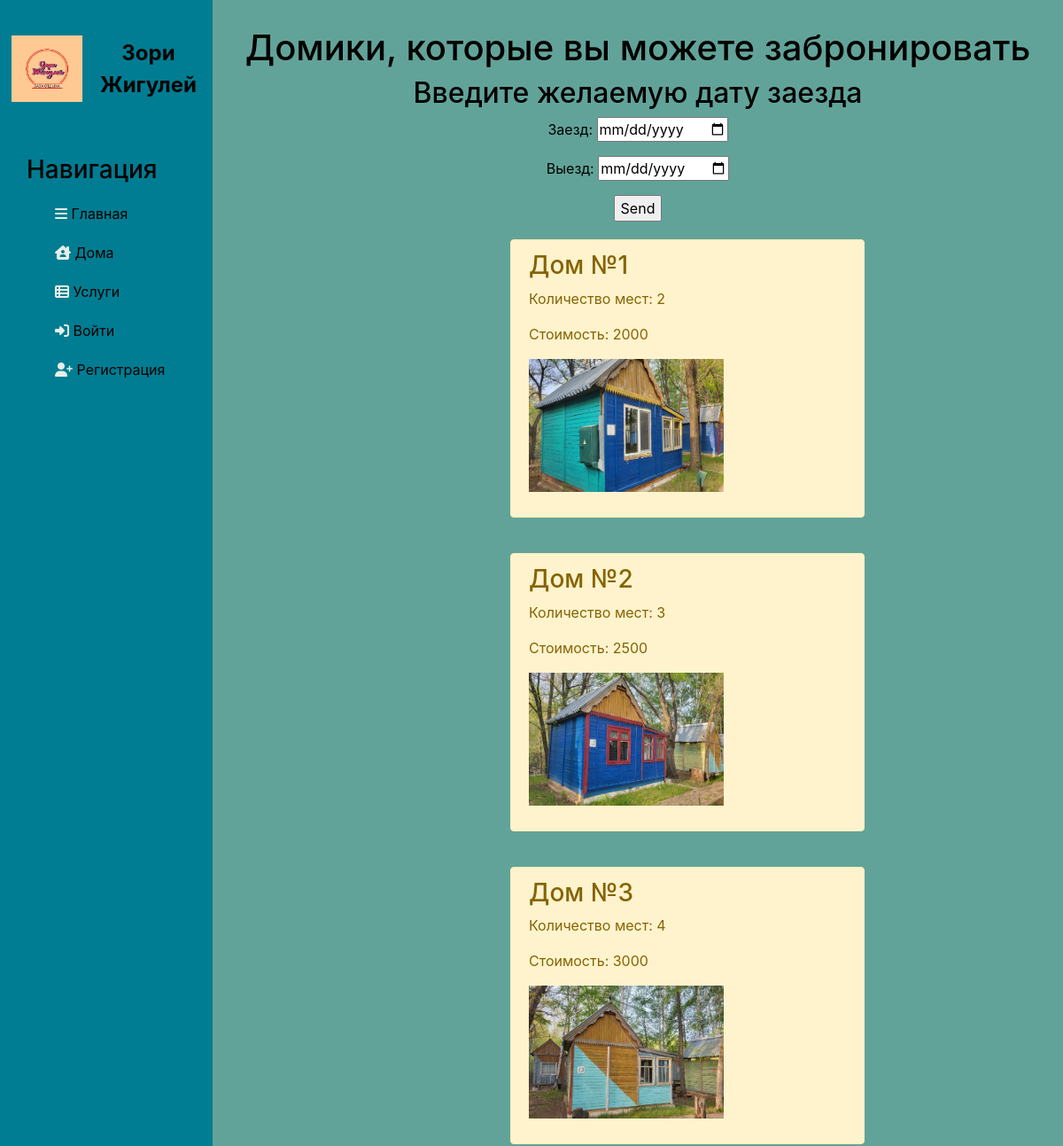
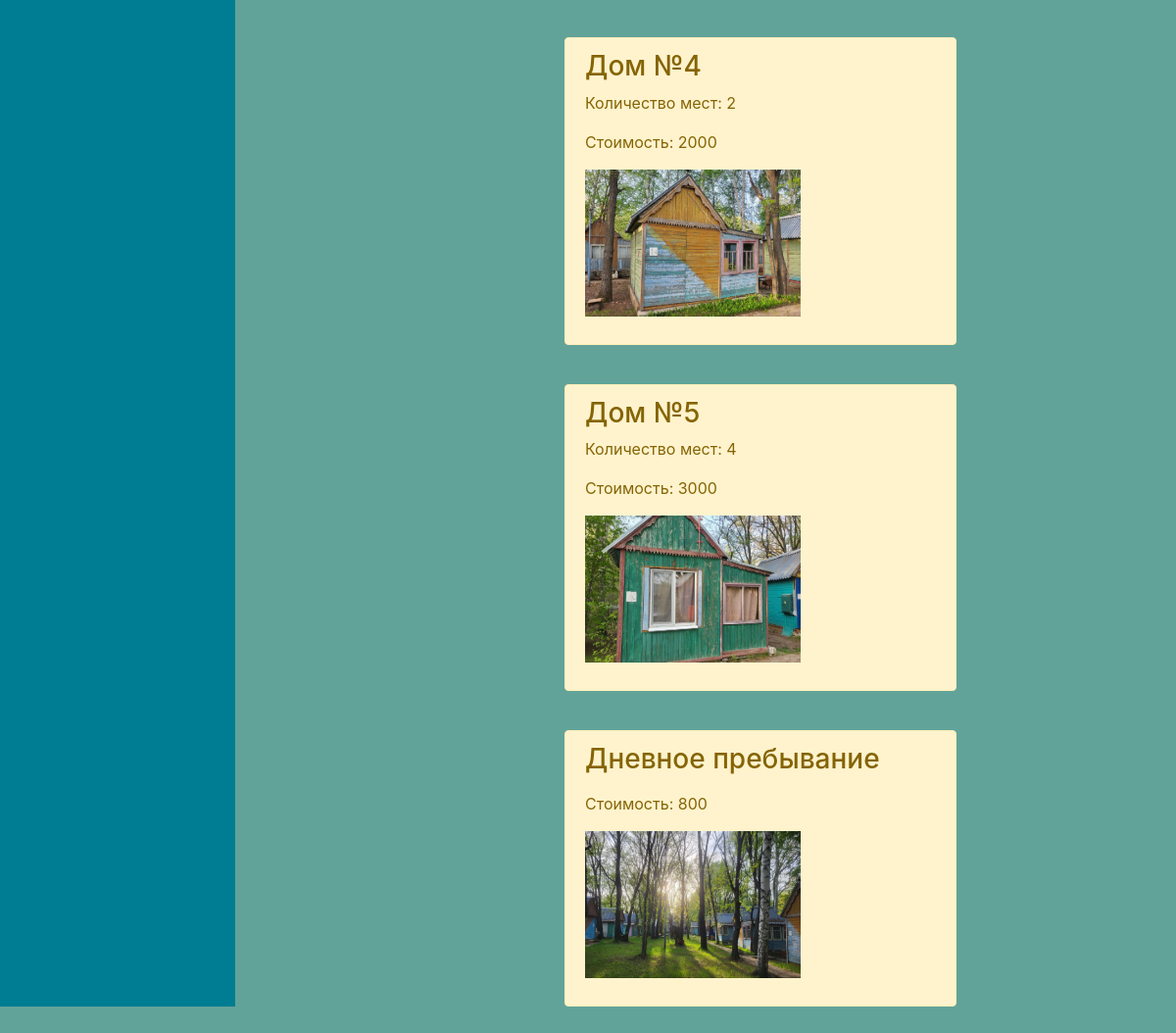
/book/book_home, run on the app's committed database (2 pictures, top to bottom).
### book/models.py (models this page shows, shortened)
class Room_Info(models.Model):
    title = models.CharField('Название услуги', max_length=50)
    places = models.IntegerField('Количество мест', null=True, blank=True)
    price = models.CharField('Суточная стоимость', max_length=50, null=True, blank=True)
    h_ph = models.ImageField(null=True, blank=True, upload_to='images/')

### book/views.py (the view)
# urls.py: path('book_home', views.book_home, name = 'book_home'),
def book_home(request):
    all_houses = view_all(Room_Info)
    return render(request, 'book/book_home.html', {'all_houses': all_houses})

### book/views.py (called while the page is built)
def view_all(model):
    return model.objects.all()

### book/templates/book/book_home.html (shortened to what this page needs)
{% extends 'main_zori/layout.html' %}
{% block content %}
    <div class="features">
      <h1>Домики, которые вы можете забронировать</h1>
        <h2>Введите желаемую дату заезда</h2>
        <form method="" action="{% url 'free_rooms' %}">
            <p>Заезд: <input name="b_start" type = "date" /></p>
            <p>Выезд: <input name="b_end" type = "date" /></p>
            <input type="submit" value="Send" />
        </form>
       {% for el in all_houses %}
            <div class = "alert alert-warning">
                <h3> {{ el.title }} </h3>
                {% if el.places %}
                    <p> Количество мест: {{ el.places }} </p>
                {% else %}
                    <p></p>
                {% endif %}
                <p> Стоимость: {{ el.price }} </p>
                {% if el.h_ph %}
                    <p><img src="{{el.h_ph.url}}" width="220px", height="150px"></p>
                {% else %}
                    <p></p>
                {% endif %}
            </div>
        {% endfor %}
    </div>
{% endblock %}

### main_zori/templates/main_zori/layout.html (shortened to what this page needs)
{% load static %}
<!doctype html>
<html lang="en">
<head>
    <link rel="stylesheet" href="https://cdn.jsdelivr.net/npm/bootstrap@5.3.2/dist/css/bootstrap.min.css">
    <link rel="stylesheet" href="https://stackpath.bootstrapcdn.com/bootstrap/4.5.2/css/bootstrap.min.css">
    <link rel="stylesheet" href="{% static 'main_zori/css/main_zori.css' %}">
    <link rel="stylesheet" href="https://use.fontawesome.com/releases/v6.4.2/css/all.css">
</head>
<body>
<aside>
    <div class="header-container">
        <div class="logo-container">
            <img src="{% static 'main_zori/img/zori_logo.jpg' %}" alt="Логотип Зори Жигулей" width="75" height="75">
        </div>
        <div class="logo-text">Зори Жигулей</div>
    </div>
    <h3>Навигация</h3>
    <ul>
        <a href="{% url 'home' %}"><li><i class="fa-solid fa-bars" style="color: #e7eee7;"></i>  Главная</li></a>
        <a href="{% url 'book_home' %}"><li><i class="fa-solid fa-house-chimney-user" style="color: #e7eee7;"></i> Дома</li></a>
        <a href="{% url 'book_serv' %}"><li><i class="fa-solid fa-table-list" style="color: #e7eee7;"></i> Услуги</li></a>
        {% if user.is_authenticated %}
        <a href="{% url 'user_bookings' %}"><li><i class="fa-solid fa-user" style="color: #e7eee7;"></i> Личный кабинет</li></a>
        <a href="{% url 'logout' %}"><li><i class="fa-solid fa-sign-out-alt" style="color: #e7eee7;"></i> Выйти</li></a>
        <a href="{% url 'create' %}"><li><button class="btn btn-info"><i class="fas fa-plus-circle"></i> Оформить бронь</button></li></a>
        {% else %}
        <a href="{% url 'login' %}"><li><i class="fa-solid fa-sign-in-alt" style="color: #e7eee7;"></i> Войти</li></a>
        <a href="{% url 'register' %}"><li><i class="fa-solid fa-user-plus" style="color: #e7eee7;"></i> Регистрация</li></a>
        {% endif %}
    </ul>
</aside>
<main>
    {% block content %}
    {% endblock %}
</main>
</body>
</html>

### main_zori/static/main_zori/css/main_zori.css (style rules this page uses)
body { background: #62a399; }
aside { float: left; background: #007d92; width: 20%; padding: 2.5%; height: 290vh; color: #000000; border-right: 5px solid #007d92; }
aside img { width: 80px; float: left; }
aside h3 { margin-top: 50px; font-size: 28px; }
aside ul { list-style: none }
aside ul li { color: #000000; display: block; margin-top: 20px; text-decoration: none; transition: transform .5s ease; }
main .features { float: left; color: #000000; margin: 30px; text-align: center; width: 75%; }
.alert-warning { float: left; clear: both; width: 400px; margin: 20px 34%; text-align: left; }

### main_zori/templates/main_zori/layout.html (style rules this page uses)
.header-container { display: flex; align-items: center; justify-content: center; padding: 10px; }
.logo-container { margin-right: 20px; }
.logo-text { font-weight: bold; font-size: 24px; text-align: center; }

### data on the page
Room_Info: title "Дом №1", places "2", price "2000", h_ph (picture)
Room_Info: title "Дом №2", places "3", price "2500", h_ph (picture)
Room_Info: title "Дом №3", places "4", price "3000", h_ph (picture)
Room_Info: title "Дом №4", places "2", price "2000", h_ph (picture)
Room_Info: title "Дом №5", places "4", price "3000", h_ph (picture)
Room_Info: title "Дневное пребывание", price "800", h_ph (picture)
